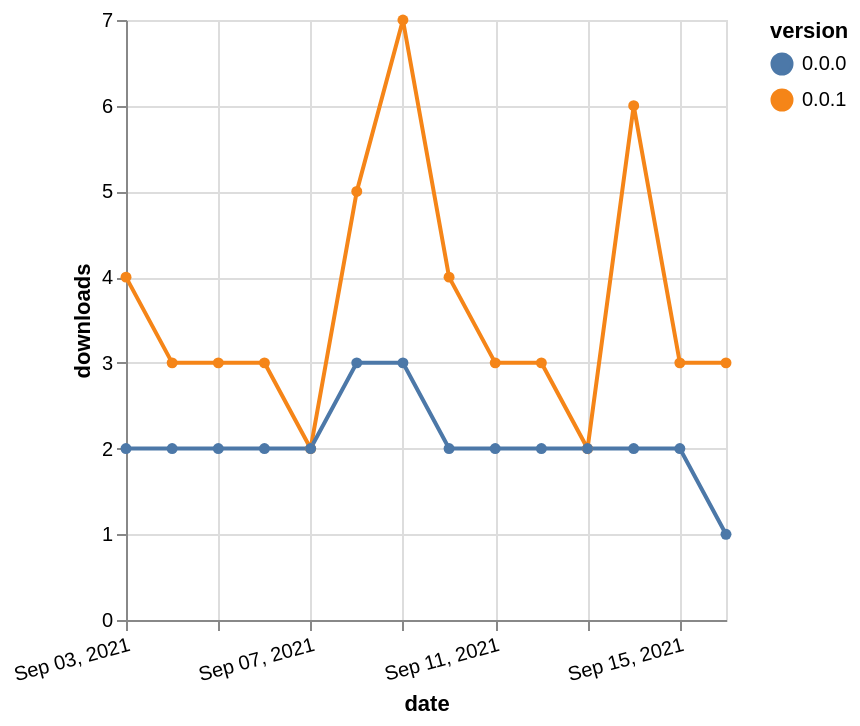

This figure's Vega-Lite source:
### Vega-Lite specification from a JSON file in a GitHub repository (floating-point values rounded to 4 significant figures)
{"$schema": "https://vega.github.io/schema/vega-lite/v5.json", "description": "A simple bar chart with embedded data.", "data": {"values": [{"date": "2021-09-03", "total": 3008, "delta": 4, "version": "0.0.1"}, {"date": "2021-09-04", "total": 3011, "delta": 3, "version": "0.0.1"}, {"date": "2021-09-05", "total": 3014, "delta": 3, "version": "0.0.1"}, {"date": "2021-09-06", "total": 3017, "delta": 3, "version": "0.0.1"}, {"date": "2021-09-07", "total": 3019, "delta": 2, "version": "0.0.1"}, {"date": "2021-09-08", "total": 3024, "delta": 5, "version": "0.0.1"}, {"date": "2021-09-09", "total": 3031, "delta": 7, "version": "0.0.1"}, {"date": "2021-09-10", "total": 3035, "delta": 4, "version": "0.0.1"}, {"date": "2021-09-11", "total": 3038, "delta": 3, "version": "0.0.1"}, {"date": "2021-09-12", "total": 3041, "delta": 3, "version": "0.0.1"}, {"date": "2021-09-13", "total": 3043, "delta": 2, "version": "0.0.1"}, {"date": "2021-09-14", "total": 3049, "delta": 6, "version": "0.0.1"}, {"date": "2021-09-15", "total": 3052, "delta": 3, "version": "0.0.1"}, {"date": "2021-09-16", "total": 3055, "delta": 3, "version": "0.0.1"}, {"date": "2021-09-03", "total": 3855, "delta": 2, "version": "0.0.0"}, {"date": "2021-09-04", "total": 3857, "delta": 2, "version": "0.0.0"}, {"date": "2021-09-05", "total": 3859, "delta": 2, "version": "0.0.0"}, {"date": "2021-09-06", "total": 3861, "delta": 2, "version": "0.0.0"}, {"date": "2021-09-07", "total": 3863, "delta": 2, "version": "0.0.0"}, {"date": "2021-09-08", "total": 3866, "delta": 3, "version": "0.0.0"}, {"date": "2021-09-09", "total": 3869, "delta": 3, "version": "0.0.0"}, {"date": "2021-09-10", "total": 3871, "delta": 2, "version": "0.0.0"}, {"date": "2021-09-11", "total": 3873, "delta": 2, "version": "0.0.0"}, {"date": "2021-09-12", "total": 3875, "delta": 2, "version": "0.0.0"}, {"date": "2021-09-13", "total": 3877, "delta": 2, "version": "0.0.0"}, {"date": "2021-09-14", "total": 3879, "delta": 2, "version": "0.0.0"}, {"date": "2021-09-15", "total": 3881, "delta": 2, "version": "0.0.0"}, {"date": "2021-09-16", "total": 3882, "delta": 1, "version": "0.0.0"}]}, "width": "container", "mark": {"type": "line", "point": {"filled": true}}, "encoding": {"x": {"field": "date", "type": "temporal", "timeUnit": "yearmonthdate", "title": "date", "axis": {"labelAngle": -15}}, "y": {"field": "delta", "type": "quantitative", "title": "downloads"}, "color": {"field": "version", "type": "nominal"}, "tooltip": {"field": "delta"}}}
